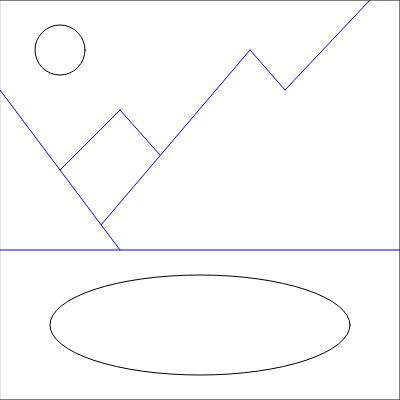
Frame 1 (no input)
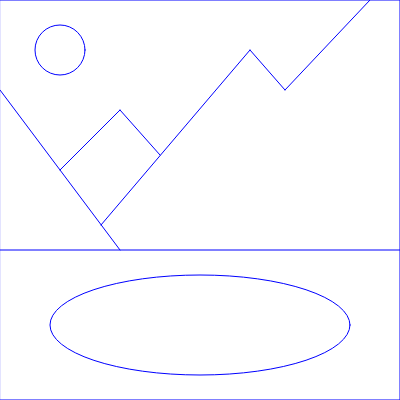
Frame 60 (no input)
Frame 120 (the mouse pressed at the canvas centre since frame 60): identical to frame 60, image omitted

The p5.js sketch that drew these frames (run headless with seeded random() and noise() and a simulated clock; from frame 60 on, the mouse is pressed at the canvas centre):

// p5.js sketch
// ── sketch.js
var value1 = 'white';
var lineColor = "blue";
function setup() {
  createCanvas(400, 400);
}

function draw() {
  background('value1');
 
  //bg again smh
  square(0,0,400)
  fill(value1);
  circle(60,50,50);
  
  //lake
  ellipse(200,325,300,100);
  
  //mountains
  stroke(lineColor)
  line(0,250,400,250);
  line(0,90,120,250);
  line(60,170,120,110);
  line(120,110,160,155);
  line(250,50,101,225);
  line(250,50,285,90);
  line(285,90,370,0);
  
}

function mouseClicked(){
  if(lineColor == 'blue'){
    lineColor = 'black';
 }else{
   lineColor ='blue' 
 }
}

function mouseClicked(){
  if(value1 == 'white'){
    value1 = 'black';
  }else{
    value1 = 'white'
  }
}
